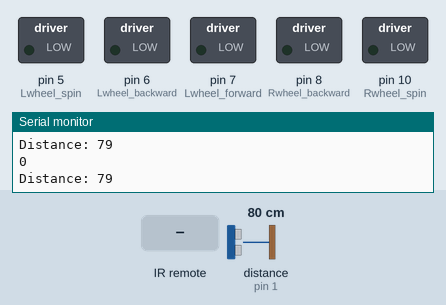
Simulated run of this sketch. Board: Arduino Uno, built with avr-gcc and run on an emulated ATmega328P. Shown: switched loads named in the sketch (green lamp = pin HIGH), the last lines printed to the serial monitor. The test bench sets the inputs (shaded band); at power-on: distance to the obstacle (sensor on pin 1) 80 cm. The echo pulse lasts 58.3 µs per cm; pins used as bus, display or sensor lines are not drawn.

Above: at 1.2 s.
1.3 s: infrared code 0x00FF9867 received
At 2.5 s:
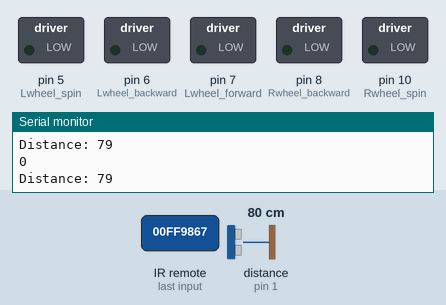
2.8 s: infrared code 0x00FF38C7 received
At 4.0 s:
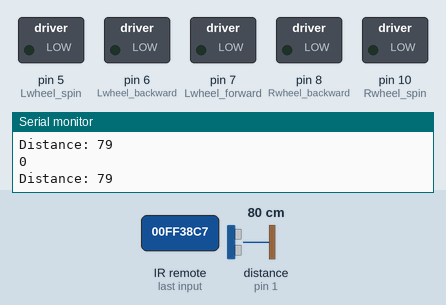
4.3 s: infrared code 0x00FF30CF received
At 4.8 s:
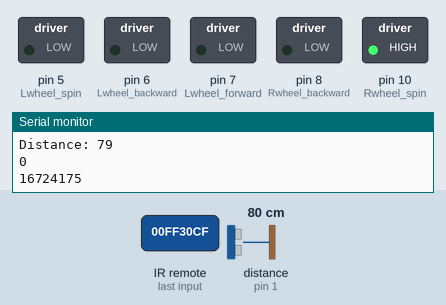
6.4 s: infrared code 0x00FF7A85 received
At 6.9 s:
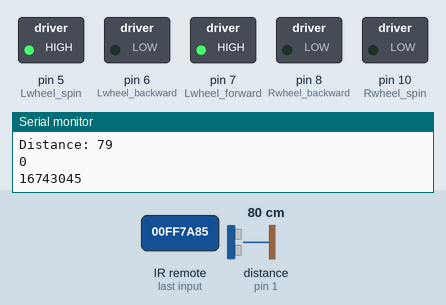
Timing chart, 0 to 9.4 s (numbered marks = the images above; inputs shaded):
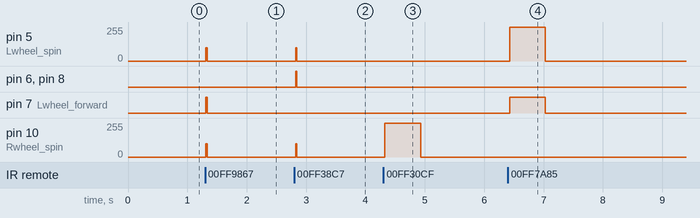

The sketch:

Remote-Controlled-Car-Embedded-Real-Time.ino
```cpp
#include <Arduino_FreeRTOS.h>
#include <IRremote.h>
#include <semphr.h>
#define Pin 2
#define POWER 0x00FF629D
#define A 0x00FF22DD
#define B 0x00FF02FD
#define C 0x00FFC23D
#define UP 0x00FF9867
#define DOWN 0x00FF38C7
#define LEFT 0x00FF30CF
#define RIGHT 0x00FF7A85
#define SELECT 0x00FF18E7
IRrecv irrecv(Pin);
decode_results results;

int Rwheel_spin = 10;
int Rwheel_forward = 9;
int Rwheel_backward = 8;
int Lwheel_forward = 7;
int Lwheel_backward = 6;
int Lwheel_spin = 5;

const int trigPin = 0;
const int echoPin = 1;
long duration;
int distance; // distance from the sensor
int limit = 20; // minimum distance to allow the car to move
int Speed = 100; // speed of the car 100 in normal mode(B)
bool block = 0; // flag to stop the car if the distance is under the limit
bool goingUp = 0;


void inits()
{
    pinMode(Lwheel_backward,OUTPUT);
    pinMode(Lwheel_forward,OUTPUT);
    pinMode(Rwheel_backward,OUTPUT);
    pinMode(Lwheel_backward,OUTPUT);
    pinMode(Rwheel_spin,OUTPUT);
    pinMode(Lwheel_spin,OUTPUT);

}

void setup()
{
  inits();
  pinMode(trigPin, OUTPUT); // Sets the trigPin as an Output
  pinMode(echoPin, INPUT); // Sets the echoPin as an Input
  Serial.begin(9600);
  irrecv.enableIRIn();
}


void checkLimit()
{
  if(distance < limit)
    block = 1;
  else
    block = 0;
}


void setDistance()
{
  digitalWrite(trigPin, LOW);
  delayMicroseconds(10);
  // Sets the trigPin on HIGH state for 10 micro seconds
  digitalWrite(trigPin, HIGH);
  delayMicroseconds(10);
  digitalWrite(trigPin, LOW);
  // Reads the echoPin, returns the sound wave travel time in microseconds
  duration = pulseIn(echoPin, HIGH);
  // Calculating the distance
  distance = duration * 0.034 / 2;
  // Prints the distance on the Serial Monitor
  Serial.print("Distance: ");
  Serial.println(distance);


}
void readFromIR()
{
    setDistance();
    checkLimit();
    Serial.println(block);
    if(block && goingUp)
    {
     Stop();
    }
    else
    {
      if(irrecv.decode(&results))
      {
       Serial.println(results.value);
          switch (results.value) {

             case UP:            //  FORDWARD Button
                Forward();
                Serial.println("up");
                goingUp = 1;
                break;

             case LEFT:            //  LEFT Button
                Left();
                goingUp = 0;
                break;

             case RIGHT:            //  RIGHT Button
                Right();
                goingUp = 0;
                break;

             case DOWN:            //  BACK Button
                Back();
                goingUp = 0;
                break;

             case A:
                Speed = 75;
                break;

             case B:
                Speed = 150;
                break;

             case C:
                Speed = 250;
                break;

             case SELECT:            // STOP Button
                Stop();
                break;
        }
       }
      else{
        Stop();
      }
        irrecv.resume();
    }
   }

void loop() {
  readFromIR();
}

void Back()
{


            analogWrite(Lwheel_spin, Speed);
            analogWrite(Rwheel_spin, Speed);
            digitalWrite(Rwheel_backward, HIGH);
            digitalWrite(Rwheel_forward, LOW);
            digitalWrite(Lwheel_backward, HIGH);
            digitalWrite(Lwheel_forward, LOW);


}

void Forward()
{
  if(block)
  {
    Stop();
  }
  else
  {

            analogWrite(Lwheel_spin, Speed);
            analogWrite(Rwheel_spin, Speed);

            digitalWrite(Lwheel_forward, HIGH);
            digitalWrite(Rwheel_forward, HIGH);
            digitalWrite(Lwheel_backward, LOW);
            digitalWrite(Rwheel_backward, LOW);

  }

}
void Left()
{
            digitalWrite(Rwheel_spin, HIGH);
            digitalWrite(Lwheel_forward, LOW);
            digitalWrite(Rwheel_forward, HIGH);
            for(int i=100;i<=300;i=i+100)
            {
             delay(i);
            }
}

void Right()
{
            digitalWrite(Lwheel_spin, HIGH);
            digitalWrite(Rwheel_forward, LOW);
            digitalWrite(Lwheel_forward, HIGH);
            for(int j=100;j<=300;j=j+100)
            {
              delay(j);
            }
}
void Stop()
{
            digitalWrite(Lwheel_spin, LOW);
            digitalWrite(Rwheel_spin, LOW);
            digitalWrite(Lwheel_backward, LOW);
            digitalWrite(Lwheel_forward, LOW);
            digitalWrite(Rwheel_backward, LOW);
            digitalWrite(Rwheel_forward, LOW);
}
```

Measured:
- after the input at 1.3 s, pin 5 (Lwheel_spin), pin 10 (Rwheel_spin): 0/255 → 100/255 at once, → 0/255 0.02 s later; pin 7 (Lwheel_forward): LOW → HIGH at once, → LOW 0.02 s later
- after the input at 2.8 s, pin 5 (Lwheel_spin), pin 10 (Rwheel_spin): 0/255 → 100/255 at once, → 0/255 0.02 s later; pin 6 (Lwheel_backward), pin 8 (Rwheel_backward): LOW → HIGH at once, → LOW 0.02 s later
- after the input at 4.3 s, pin 10 (Rwheel_spin): 0/255 → 255/255 at once, → 0/255 0.61 s later
- after the input at 6.4 s, pin 5 (Lwheel_spin): 0/255 → 255/255 at once, → 0/255 0.61 s later; pin 7 (Lwheel_forward): LOW → HIGH at once, → LOW 0.61 s later
